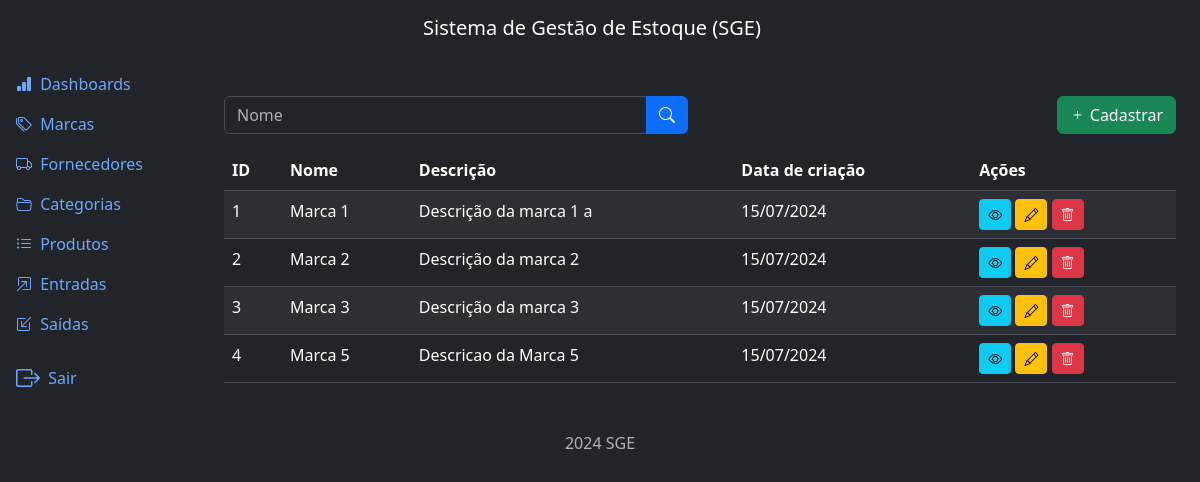
The app's page /brands/list/ (signed in) with its own data.
### brands/models.py (models this page shows, shortened)
class Brand(models.Model):
    name = models.CharField(max_length=500)
    description = models.TextField(null=True, blank=True)
    created_at = models.DateTimeField(auto_now_add=True)
    updated_at = models.DateTimeField(auto_now=True)
    class Meta:
        ordering = ['name']

### brands/views.py (the view)
# urls.py: path('list/', views.BrandListView.as_view(), name='list'),
class BrandListView(LoginRequiredMixin, PermissionRequiredMixin, ListView):
    model = Brand
    template_name = 'brand_list.html'
    context_object_name = 'brands'
    paginate_by = 5
    permission_required = 'brands.view_brand'
    def get_queryset(self):
        qs = super().get_queryset()
        name = self.request.GET.get('name')
        if name:
            qs = qs.filter(name__icontains=name)
        return qs

### brands/templates/brand_list.html (shortened to what this page needs)
{% extends "base.html" %}
{% block content %}
  <div class="row mb-3">
    <div class="col-md-6">
      <form method="GET" action="{% url "brand:list" %}">
        <div class="input-group">
          <input type="text" class="form-control" name="name" placeholder="Nome" value="{{request.GET.name}}">
          <button type="submit" class="btn btn-primary">
            <i class="bi bi-search"></i>
          </button>
        </div>
      </form>
    </div>
    {% if perms.brands.add_brand %}
      <div class="col-md-6">
        <a href="{% url "brand:create" %}" class="btn btn-success float-end" >
          <i class="bi bi-plus"></i>
          Cadastrar
        </a>
      </div>
    {% endif %}
  </div>
  <div class="table-responsive">
    <table class="table table-striped table-border">
      <thead class="table-dark">
        <tr>
          <th>ID</th>
          <th>Nome</th>
          <th>Descrição</th>
          <th>Data de criação</th>
          <th>Ações</th>
        </tr>
      </thead>
      <tbody>
        {% for brand in brands %}
          <tr>
            <td>{{ brand.id }}</td>
            <td>{{ brand.name }}</td>
            <td>{{ brand.description }}</td>
            <td>{{ brand.created_at|date:"d/m/Y" }}</td>
            <td>
              <a href="{% url "brand:detail" brand.id %}" class="btn btn-info btn-sm"><i class="bi bi-eye"></i></a>
              {% if perms.brands.change_brand %}
                <a href="{% url "brand:update" brand.id %}" class="btn btn-warning btn-sm"><i class="bi bi-pencil"></i></a>
              {% endif %}
              {% if perms.brands.delete_brand %}
                <a href="{% url "brand:delete" brand.id %}" class="btn btn-danger btn-sm"><i class="bi bi-trash"></i></a>
              {% endif %}
            </td>
          </tr>
        {% endfor %}
      </tbody>
    </table>
  </div>
{% endblock content %}

### records on screen
Brand: id "1", name "Marca 1", description "Descrição da marca 1 a", created_at "15/07/2024"
Brand: id "2", name "Marca 2", description "Descrição da marca 2", created_at "15/07/2024"
Brand: id "3", name "Marca 3", description "Descrição da marca 3", created_at "15/07/2024"
Brand: id "4", name "Marca 5", description "Descricao da Marca 5", created_at "15/07/2024"
